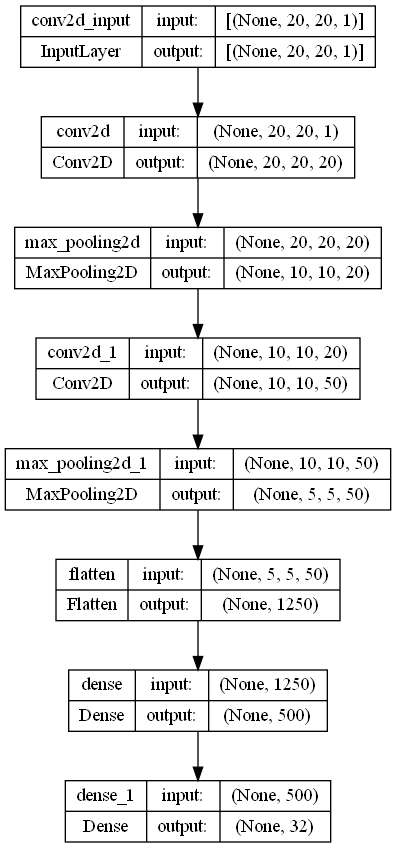
#> input picture model_plot.png, 396 x 848 px, given in place of 222X.png, which was not available; the run also reads 1 picture not shown here
$ jupyter execute --allow-errors Captcha.ipynb   (shell and % lines are left out)   (text cells are left out)
#> lines starting #> are read from the running program, lines starting #| are printed output that depends on the picture; after the words box and inside, x2 and y2 are one past the last pixel; in counts of white or black regions, pixels touching at a corner belong together; pictures that were not available may be replaced by others from this repository, and a replacement may not be noted
[cell 1]
CAPTCHA_IMAGE_FOLDER = "generated_captcha_images"

[cell 2]
import os.path
import glob # glob.glob returns the list of files with their full path, and it supports wildcards

from IPython.display import Image

captcha_image_files = glob.glob(os.path.join(CAPTCHA_IMAGE_FOLDER, "*"))

for (i, captcha_image_file) in enumerate(captcha_image_files):
    if i==10: break
    print(captcha_image_file)
    display(Image(filename=captcha_image_file))

[cell 3]
#The line above is necesary to show Matplotlib's plots inside a Jupyter Notebook
from matplotlib import pyplot as plt
import cv2 # OpenCV, a popular framework for computer vision and image processing

captcha_image_file = 'generated_captcha_images/222X.png' # normal
#captcha_image_file = 'generated_captcha_images/2W4M.png' # try this: 3 objects, 2 letters are merged
#captcha_image_file = 'generated_captcha_images/3PH3.png' # try this: 5 objects detected
#captcha_image_file = 'generated_captcha_images/JYU4.png' # try this: 6 objects detected

captcha_correct_text = os.path.splitext(captcha_image_file)[0]

# Load the image and convert it to grayscale
image = cv2.imread(captcha_image_file)
#> image is the input picture: shape (848, 396, 3); min 0, max 255, mean 234.7
gray = cv2.cvtColor(image, cv2.COLOR_BGR2GRAY)

#Show the image with matplotlib
plt.imshow(image)
#> (this line was passed over: IPython is not available in this run)
plt.show()

plt.imshow(gray)
#> (this line was passed over: IPython is not available in this run)
plt.show()

[cell 4]
# Add some extra padding around the image
gray = cv2.copyMakeBorder(gray, 8, 8, 8, 8, cv2.BORDER_REPLICATE)
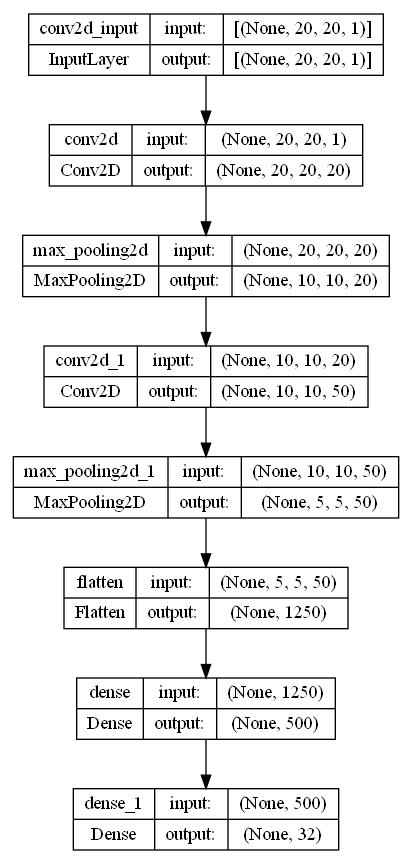
#> gray: shape (864, 412); min 0, max 255, mean 235.8

plt.imshow(gray)
#> (this line was passed over: IPython is not available in this run)
plt.show()

[cell 5]
# threshold the image (convert it to pure black and white)
# we use Otsu’s binarization
# check: https://docs.opencv.org/3.4.0/d7/d4d/tutorial_py_thresholding.html
thresh = cv2.threshold(gray, 0, 255, cv2.THRESH_BINARY_INV | cv2.THRESH_OTSU)[1]
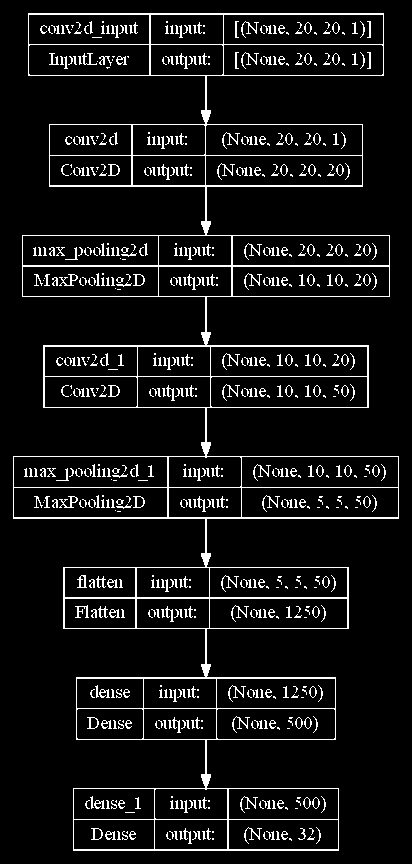
#> thresh: shape (864, 412); 7.6% white in thin lines or dots

plt.imshow(thresh)
#> (this line was passed over: IPython is not available in this run)
plt.show()

[cell 6]
import numpy as np

# find the contours (continuous blobs of pixels) the image
# check:
# https://opencv-python-tutroals.readthedocs.io/en/latest/py_tutorials/py_imgproc/py_contours/py_contours_begin/py_contours_begin.html#contours-getting-started
contours = cv2.findContours(thresh.copy(), cv2.RETR_EXTERNAL, cv2.CHAIN_APPROX_SIMPLE)[0]
#> contours = 1 contour; box (x1, y1, x2, y2) and area: (13, 13, 399, 851) 158474
# !!! if the cell reports error, replace [0] above with [1]

zero_img = np.zeros_like(thresh)

#> (the rest of this cell did not finish here and is left out)

[cell 7]
letter_image_regions= []

#> (a cell that did not finish here is left out)

[cell 9]
letter_image_regions = sorted(letter_image_regions, key=lambda x: x[0])
#> letter_image_regions = [(13, 13, 386, 838)]
print(letter_image_regions)
#| [(13, 13, 386, 838)]
#> (the rest of this cell did not finish here and is left out)

[cell 10]
import imutils

[cell 11]
import os

LETTER_IMAGES_FOLDER = "extracted_letter_images" # the output for training
SKIPPED_FOLDER = "skipped_images" # those images are skipped
counts = {} # counts['A'] = number of 'A'-images, so that next 'A'-image can be named as counts['A'] + 1

# loop over the image paths
for (i, captcha_image_file) in enumerate(captcha_image_files):
    print("[INFO] processing image {}/{}".format(i + 1, len(captcha_image_files)))

    # finding letters from the captcha texts
    # following the above process
    fname = os.path.basename(captcha_image_file)
    captcha_correct_text = os.path.splitext(fname)[0]


    image = cv2.imread(captcha_image_file)
    gray = cv2.cvtColor(image, cv2.COLOR_BGR2GRAY)

    gray = cv2.copyMakeBorder(gray, 8, 8, 8, 8, cv2.BORDER_REPLICATE)

    thresh = cv2.threshold(gray, 0, 255, cv2.THRESH_BINARY_INV | cv2.THRESH_OTSU)[1]

    contours = cv2.findContours(thresh.copy(), cv2.RETR_EXTERNAL, cv2.CHAIN_APPROX_SIMPLE)[0]

    # to store the individual letters in an array to make sure every letter is assigned with its name correctly
    letter_image_regions = []

    for contour in contours:
        (x, y, w, h) = cv2.boundingRect(contour)
        # if the blob is too wide then we consider that glob has 2 letters included in it
        # so we divide it into two parts to divide the letters from single glob
        if w / h > 1.25:
            half_width = int(w / 2)
            letter_image_regions.append((x, y, half_width, h))
            letter_image_regions.append((x + half_width, y, half_width, h))
        else:
            letter_image_regions.append((x, y, w, h))
#> this loop made 1 pass


    if len(letter_image_regions) != 4:
        if not os.path.exists(SKIPPED_FOLDER):
            os.makedirs(SKIPPED_FOLDER)
        for i,coord in enumerate(letter_image_regions):
            (x,y,w,h) = coord
            letter_image = gray[y - 2:y + h + 2, x - 2:x + w + 2]
            skipped_image = os.path.join(SKIPPED_FOLDER, "{}.png".format(captcha_correct_text.join(str(i))))
            cv2.imwrite(skipped_image, letter_image)
#> this loop made 1 pass
#> pass 1, `letter_image = gray[y - 2:y + h + 2, x - 2:x + w + 2]`:
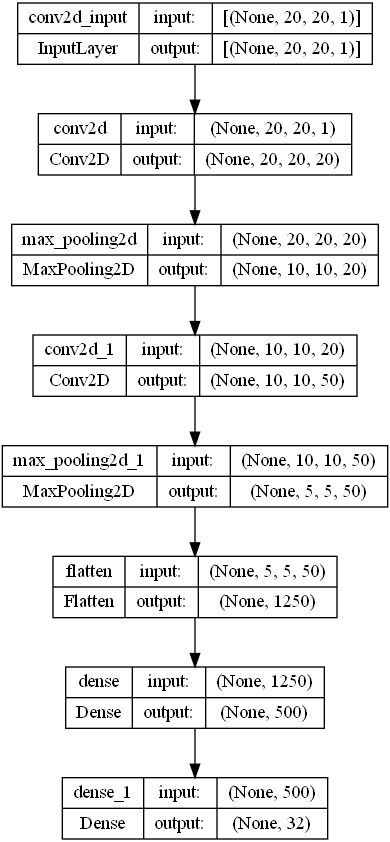
#> letter_image: shape (842, 390); min 0, max 255, mean 234.2
        continue

    #sorting the letters in order from left to right
    letter_image_regions = sorted(letter_image_regions, key=lambda x: x[0])

    # saving each letter to its corresponding folder inside the extracted_letter_images folder
    for letter_bounding_box, letter_text in zip(letter_image_regions, captcha_correct_text):
        x, y, w, h = letter_bounding_box
        letter_image = gray[y - 2:y + h + 2, x - 2:x + w + 2]

        # setting path for the image to save
        path_to_save = os.path.join(LETTER_IMAGES_FOLDER, letter_text)

        # checking if the path to save exists or not
        if not os.path.exists(path_to_save):
            os.makedirs(path_to_save)

        count = counts.get(letter_text, 1)
        p = os.path.join(path_to_save, "{}.png".format(str(count).zfill(6)))
        cv2.imwrite(p, letter_image)

        counts[letter_text] = count + 1

[cell 12]
letter_image_file = 'extracted_letter_images/2/000001.png'

image = cv2.imread(letter_image_file)
image = cv2.cvtColor(image, cv2.COLOR_BGR2GRAY)
print(image.shape)
#| (848, 396)
(h, w) = image.shape[:2] # note that cv.imread gets an array of h x w, h goes first
#> h = 848; w = 396
# add [:2] so that even if color image will work, not needed here though

plt.imshow(image)
#> (this line was passed over: IPython is not available in this run)
plt.show()

[cell 13]
import imutils

image = imutils.resize(image, height=20)
# imutils.resize maintains the aspect ratio

plt.imshow(image)
#> (this line was passed over: IPython is not available in this run)
plt.show()

[cell 14]
# determine the padding values for the width (= 20)
# to obtain the target dimensions
padW = int((20 - image.shape[1]) / 2.0) # may have rounding
#> padW = 5

# pad the image
image = cv2.copyMakeBorder(image, 0, 0, padW, padW,
        cv2.BORDER_REPLICATE)

# apply one more resizing to handle any rounding issues
image = cv2.resize(image, (20, 20))
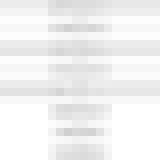
#> image: shape (20, 20) (shown 8 times larger); min 208, max 255, mean 241.2

plt.imshow(image)
#> (this line was passed over: IPython is not available in this run)
plt.show()
